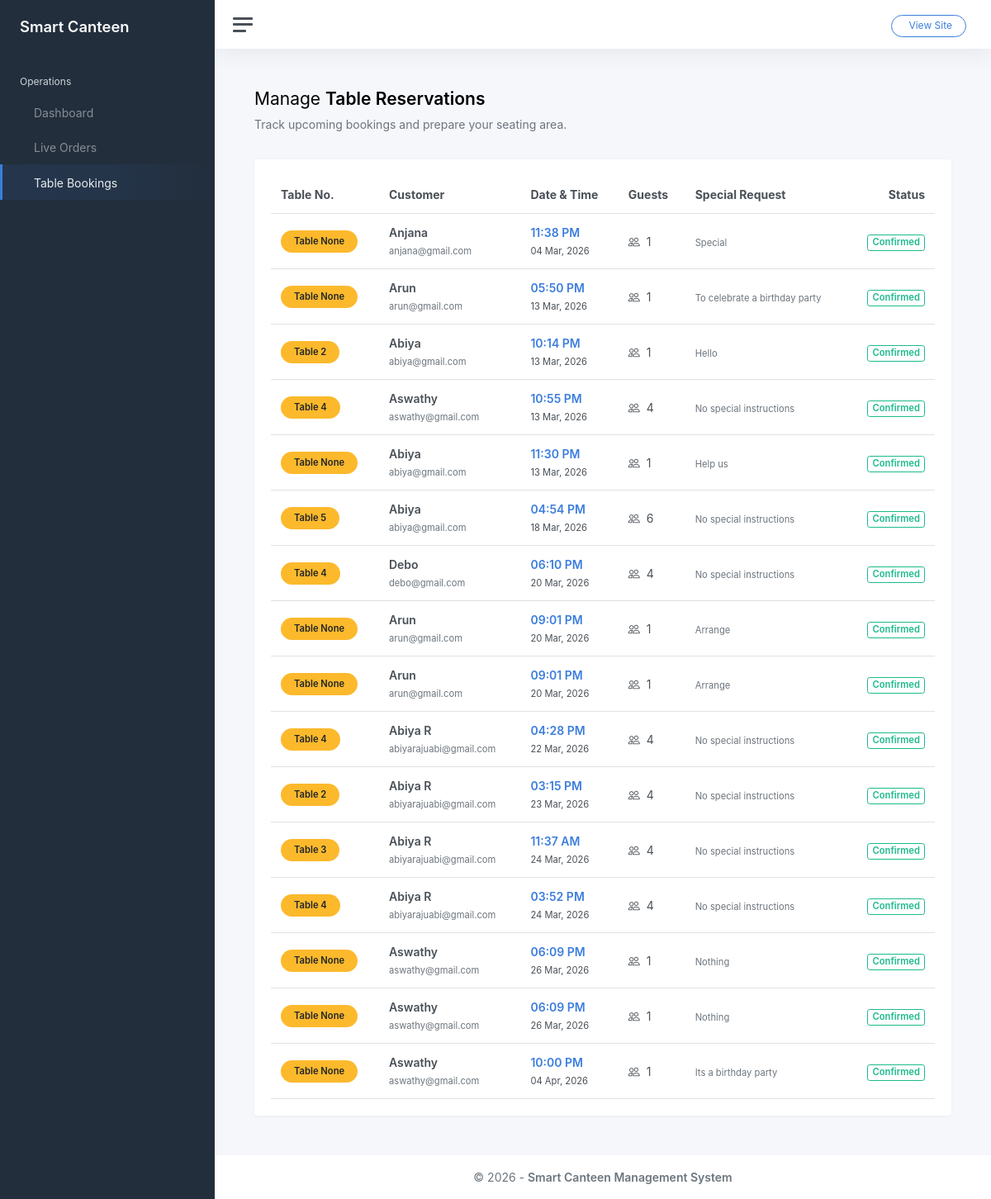
Page /staff/reservations/ (signed in) on the committed database.
### UserApp/models.py (models this page shows, shortened)
class DiningBooking(models.Model):
    STATUS_CHOICES = [
        ('Pending', 'Pending'),
        ('Confirmed', 'Confirmed'),
        ('Completed', 'Completed'),
        ('Cancelled', 'Cancelled'),
    ]
    user = models.ForeignKey(User, on_delete=models.CASCADE)
    name = models.CharField(max_length=100)
    email = models.EmailField()
    date_time = models.DateTimeField()
    people = models.IntegerField(default=1)
    table_number = models.IntegerField(null=True, blank=True)
    special_request = models.TextField(blank=True, null=True)
    created_at = models.DateTimeField(auto_now_add=True)
    status = models.CharField(
        max_length=20,
        choices=STATUS_CHOICES,
        default='Pending'
    )

### AdminApp/views.py (the view)
# urls.py: path('staff/reservations/', views.staff_reservations, name='staff_reservations'),
@login_required
def staff_reservations(request):
    if not request.user.is_staff:
        return redirect('user_home')
    bookings = DiningBooking.objects.all().order_by('date_time')
    return render(request, 'staff_reservations.html', {
        'bookings': bookings
    })

### AdminApp/templates/staff_reservations.html (shortened to what this page needs)
<!DOCTYPE html>
{% load static %}
<html lang="en">
<head>
    <link href="{% static 'assets/css/app.css' %}" rel="stylesheet">
    <link rel="stylesheet" href="https://cdn.jsdelivr.net/npm/bootstrap-icons@1.11.1/font/bootstrap-icons.css">
</head>
<body>
    <div class="wrapper">
        <nav id="sidebar" class="sidebar js-sidebar">
            <div class="sidebar-content js-simplebar">
                <a class="sidebar-brand" href="{% url 'staff_dashboard' %}">
                    <span class="align-middle">Smart Canteen</span>
                </a>
                <ul class="sidebar-nav">
                    <li class="sidebar-header">Operations</li>
                    <li class="sidebar-item">
                        <a class="sidebar-link" href="{% url 'staff_dashboard' %}">
                             <span class="align-middle">Dashboard</span>
                        </a>
                    </li>
                    <li class="sidebar-item">
                        <a class="sidebar-link" href="{% url 'live_orders' %}">
                             <span class="align-middle">Live Orders</span>
                        </a>
                    </li>
                    <li class="sidebar-item active">
                        <a class="sidebar-link" href="{% url 'staff_reservations' %}">
                             <span class="align-middle">Table Bookings</span>
                        </a>
                    </li>
                </ul>
            </div>
        </nav>
        <div class="main">
            <nav class="navbar navbar-expand navbar-light navbar-bg">
                <a class="sidebar-toggle js-sidebar-toggle">
                    <i class="hamburger align-self-center"></i>
                </a>
                <div class="navbar-collapse collapse">
                    <ul class="navbar-nav navbar-align">
                        <li class="nav-item me-2">
                            <a class="btn btn-outline-primary btn-sm rounded-pill px-3 mt-1" href="{% url 'user_home' %}" target="_blank">
                                 View Site
                            </a>
                        </li>
                    </ul>
                </div>
            </nav>
            <main class="content">
                <div class="container-fluid p-0">
                    <div class="row mb-3">
                        <div class="col-md-8">
                            <h1 class="h3">Manage <strong>Table Reservations</strong></h1>
                            <p class="text-muted">Track upcoming bookings and prepare your seating area.</p>
                        </div>
                    </div>
                    <div class="card shadow-sm border-0">
                        <div class="card-body">
                            <div class="table-responsive">
                                <table class="table table-hover my-0">
                                    <thead>
                                        <tr>
                                            <th>Table No.</th>
                                            <th>Customer</th>
                                            <th>Date & Time</th>
                                            <th>Guests</th>
                                            <th>Special Request</th>
                                            <th class="text-end">Status</th>
                                        </tr>
                                    </thead>
                                    <tbody>
                                        {% for res in bookings %}
                                        <tr>
                                            <td>
                                                <span class="badge bg-warning text-dark px-3 py-2 rounded-pill">
                                                    Table {{ res.table_number }}
                                                </span>
                                            </td>
                                            <td>
                                                <strong>{{ res.name }}</strong><br>
                                                <small class="text-muted">{{ res.email }}</small>
                                            </td>
                                            <td>
                                                <span class="text-primary fw-bold">{{ res.date_time|date:"h:i A" }}</span><br>
                                                <small>{{ res.date_time|date:"d M, Y" }}</small>
                                            </td>
                                            <td><i class="bi bi-people me-1"></i> {{ res.people }}</td>
                                            <td style="max-width: 200px; white-space: nowrap; overflow: hidden; text-overflow: ellipsis;">
                                                <small class="text-muted">
                                                    {{ res.special_request|default:"No special instructions" }}
                                                </small>
                                            </td>
                                            <td class="text-end">
                                                <span class="badge bg-success-light text-success border border-success">
                                                    Confirmed
                                                </span>
                                            </td>
                                        </tr>
                                        {% endfor %}
                                    </tbody>
                                </table>
                            </div>
                        </div>
                    </div>
                </div>
            </main>
            <footer class="footer">
                <div class="container-fluid">
                    <div class="row text-muted">
                        <div class="col-12 text-center">
                            <p class="mb-0">
                                &copy; 2026 - <strong>Smart Canteen Management System</strong>
                            </p>
                        </div>
                    </div>
                </div>
            </footer>
        </div>
    </div>
</body>
</html>

### rows in the picture
DiningBooking: table_number "None", name "Anjana", email "anjana@gmail.com", date_time "11:38 PM", date_time "04 Mar, 2026", people "1", special_request "Special"
DiningBooking: table_number "None", name "Arun", email "arun@gmail.com", date_time "05:50 PM", date_time "13 Mar, 2026", people "1", special_request "To celebrate a birthday party"
DiningBooking: table_number "2", name "Abiya", email "abiya@gmail.com", date_time "10:14 PM", date_time "13 Mar, 2026", people "1", special_request "Hello"
DiningBooking: table_number "4", name "Aswathy", email "aswathy@gmail.com", date_time "10:55 PM", date_time "13 Mar, 2026", people "4", special_request "No special instructions"
DiningBooking: table_number "None", name "Abiya", email "abiya@gmail.com", date_time "11:30 PM", date_time "13 Mar, 2026", people "1", special_request "Help us"
DiningBooking: table_number "5", name "Abiya", email "abiya@gmail.com", date_time "04:54 PM", date_time "18 Mar, 2026", people "6", special_request "No special instructions"
DiningBooking: table_number "4", name "Debo", email "debo@gmail.com", date_time "06:10 PM", date_time "20 Mar, 2026", people "4", special_request "No special instructions"
DiningBooking: table_number "None", name "Arun", email "arun@gmail.com", date_time "09:01 PM", date_time "20 Mar, 2026", people "1", special_request "Arrange"
DiningBooking: table_number "None", name "Arun", email "arun@gmail.com", date_time "09:01 PM", date_time "20 Mar, 2026", people "1", special_request "Arrange"
DiningBooking: table_number "4", name "Abiya R", email "abiyarajuabi@gmail.com", date_time "04:28 PM", date_time "22 Mar, 2026", people "4", special_request "No special instructions"
DiningBooking: table_number "2", name "Abiya R", email "abiyarajuabi@gmail.com", date_time "03:15 PM", date_time "23 Mar, 2026", people "4", special_request "No special instructions"
DiningBooking: table_number "3", name "Abiya R", email "abiyarajuabi@gmail.com", date_time "11:37 AM", date_time "24 Mar, 2026", people "4", special_request "No special instructions"
DiningBooking: table_number "4", name "Abiya R", email "abiyarajuabi@gmail.com", date_time "03:52 PM", date_time "24 Mar, 2026", people "4", special_request "No special instructions"
DiningBooking: table_number "None", name "Aswathy", email "aswathy@gmail.com", date_time "06:09 PM", date_time "26 Mar, 2026", people "1", special_request "Nothing"
DiningBooking: table_number "None", name "Aswathy", email "aswathy@gmail.com", date_time "06:09 PM", date_time "26 Mar, 2026", people "1", special_request "Nothing"
DiningBooking: table_number "None", name "Aswathy", email "aswathy@gmail.com", date_time "10:00 PM", date_time "04 Apr, 2026", people "1", special_request "Its a birthday party"
